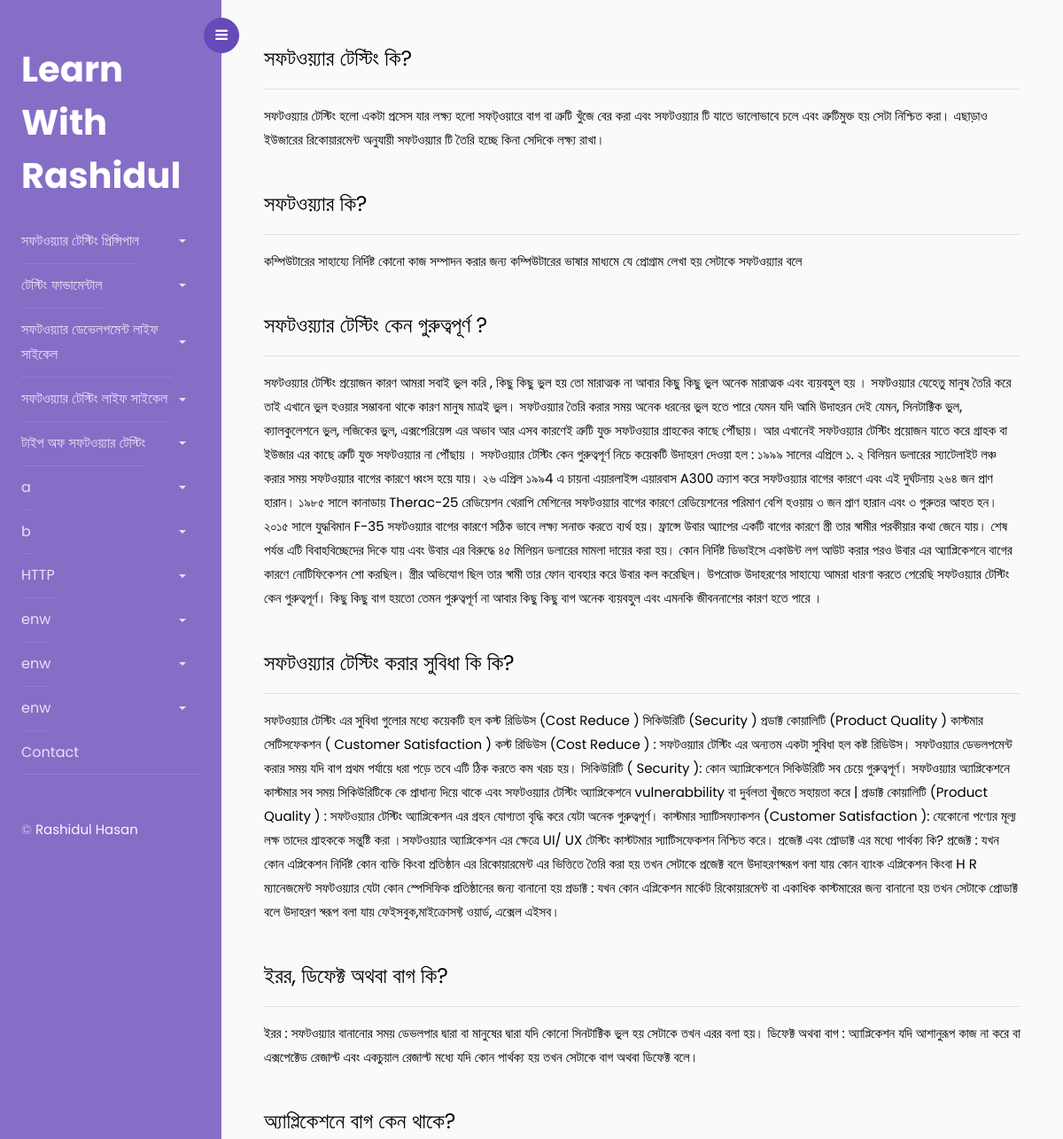
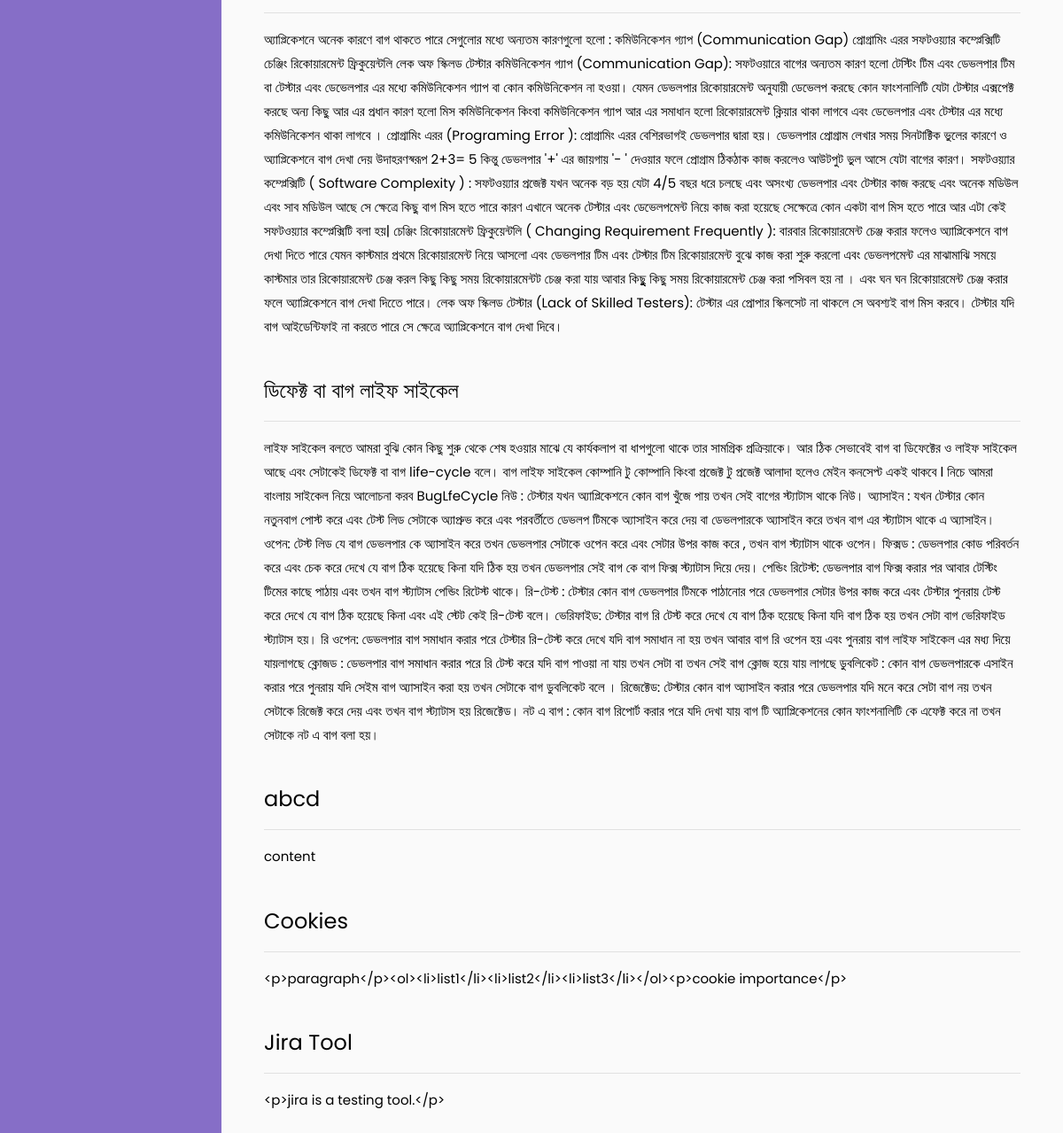
The page / on the database its author committed (2 pictures, top to bottom).
### Blog/models.py (models this page shows)
class Topic(models.Model):
    subject = models.ForeignKey(
        Subject, on_delete=models.CASCADE, default=1)
    title = models.CharField(max_length=250, blank=False)
    def __str__(self):
        return self.title
    def get_absolute_url(self):
        return reverse("Topic_view", kwargs={"topic_id": self.id})

class Content(models.Model):
    topic = models.ForeignKey(Topic, on_delete=models.CASCADE)
    subject = models.ForeignKey(Subject, on_delete=models.CASCADE)
    sub_title = models.CharField(max_length=250, blank=False)
    content = models.TextField(max_length=5000, blank=False)
    published_date = models.DateField(auto_now=True)
    def __str__(self):
        return self.sub_title
    def get_absolute_url(self):
        return reverse("blog", kwargs={"blog_id": self.id})

### Blog/views.py (the view)
# urls.py: 2. Add a URL to urlpatterns:  path('', Home.as_view(), name='home')
def Home(request):
    title = []
    sub_title = []
    for item in Topic.objects.all():
        title.append(item)
        sub_title.append(Content.objects.filter(topic__title=item))
    context = {
        'Contents': Content.objects.all(),
        'titles': title,
        'sub_titles': sub_title,
    }
    return render(request, 'Blog/index.html', context)

### Blog/templatetags/index.py (called while the page is built)
@register.filter
def index(list, index):
    return list[index]

### Blog/templates/Blog/index.html (shortened to what this page needs)
{% extends './base.html' %}
{% load index %}
{% block content %}
<div class="wrapper d-flex align-items-stretch">
{% include './nav.html' %}
  <div id="content" class="p-4 p-md-5 pt-5">
    {% for Content in Contents %}
    <div data-aos="fade-right" id="whatistesting">
      <h4>{{Content.sub_title}}</h4>
        <hr />
          <p>{{Content.content}}</p>
        <br />
    </div>
    {% endfor %}
  </div>
</div>
{% endblock content %}

### Blog/templates/Blog/base.html (shortened to what this page needs)
{% load static %}
<!DOCTYPE html>
<html lang="en">
  <head>
    <link
      rel="stylesheet"
      href="https://stackpath.bootstrapcdn.com/font-awesome/4.7.0/css/font-awesome.min.css"
    />
    <link href="https://unpkg.com/aos@2.3.1/dist/aos.css" rel="stylesheet" />
    <link rel="stylesheet" href="{% static 'Blog/css/style.css' %}" />
    <link rel="stylesheet" href="{% static 'Blog/css/App.css' %}" />
  </head>
  <body>
    {% block content %} {% endblock content %}
  </body>
</html>

### Blog/templates/Blog/nav.html (shortened to what this page needs)
{% load index %} {% block content %}
<nav id="sidebar">
  <div class="custom-menu">
    <button type="button" id="sidebarCollapse" class="btn btn-primary">
      <i class="fa fa-bars"></i>
    </button>
  </div>
  <div class="p-4 pt-5">
    <h1><a href="index.html" class="logo">Learn With Rashidul</a></h1>
    <ul class="list-unstyled components mb-5" id="component2">
      {% for title in titles %}
      <li style="display: flex; justify-content: space-between">
        <a href="{{title.get_absolute_url}}" style="display: inline"
          >{{title}}</a
        >
      </li>
      {% endfor %}
      <li>
        <a href="#">Contact</a>
      </li>
    </ul>
    <div class="footer">
      <p>
        &copy;
        <a target="_blank" class="text-light" href="https://rashidulhasan.me/"
          >Rashidul Hasan</a
        >
      </p>
    </div>
  </div>
</nav>
{% endblock content %}

### rows shown on the page
Topic: title "সফটওয়্যার টেস্টিং প্রিন্সিপাল"
Topic: title "টেস্টিং ফান্ডামেন্টাল"
Topic: title "সফটওয়্যার ডেভেলপমেন্ট লাইফ সাইকেল"
Topic: title "সফটওয়্যার টেস্টিং লাইফ সাইকেল"
Topic: title "টাইপ অফ সফটওয়্যার টেস্টিং"
Topic: title "a"
Topic: title "b"
Topic: title "HTTP"
Topic: title "enw"
Topic: title "enw"
Topic: title "enw"
Content: sub_title "সফটওয়্যার টেস্টিং কি?", content "সফটওয়্যার টেস্টিং হলো একটা প্রসেস যার লক্ষ্য হলো সফট্ওয়ারে বাগ বা ত্রুটি খুঁজে বের করা এবং সফটওয়্যার টি যাতে ভালোভাবে চলে এবং ত্রুটিমুক্ত হয় সেটা নিশ্চিত করা। এছাড়াও ইউজারের রিকোয়ারমেন্ট অনুযায়ী সফটওয়্যার টি তৈরি হচ্ছে কিনা সেদিকে লক্ষ্য রাখা।"
Content: sub_title "সফটওয়্যার কি?", content "কম্পিউটারের সাহায্যে নির্দিষ্ট কোনো কাজ সম্পাদন করার জন্য কম্পিউটারের ভাষার মাধ্যমে যে প্রোগ্রাম লেখা হয় সেটাকে সফটওয়্যার বলে"
Content: sub_title "সফটওয়্যার টেস্টিং কেন গুরুত্বপূর্ণ ?", content "সফটওয়্যার টেস্টিং প্রয়োজন কারণ আমরা সবাই ভুল করি , কিছু কিছু ভুল হয় তো মারাত্মক না আবার কিছু কিছু ভুল অনেক মারাত্মক এবং ব্যয়বহুল হয় । সফটওয়্যার যেহেতু মানুষ তৈরি করে তাই এখানে ভুল হওয়ার সম্ভাবনা থাকে কারণ মানুষ মাত্রই ভুল। সফটওয়্যার তৈরি করার সময় অনেক ধরনের ভুল হতে পারে যেমন যদি আমি উদাহরন দেই যেমন, সিনটাক্টিক ভুল, ক্যালকুলেশনে ভুল, লজিকের ভুল, এক্সপেরিয়েন্স এর অভাব আর এসব কারণেই ত্রুটি যুক্ত সফটওয়্যার গ্রাহকের কাছে পৌঁছায়। আর এখানেই সফটওয়্যার টেস্টিং প্রয়োজন যাতে করে গ্রাহক বা ইউজার এর কাছে ত্রুটি যুক্ত সফটওয়্যার না পৌঁছায় । সফটওয়্যার টেস্টিং কেন গুরুত্বপূর্ণ নিচে কয়েকটি উদাহরণ দেওয়া হল : ১৯৯৯ সালের এপ্রিলে ১. ২ বিলিয়ন ডলারের স্যাটেলাইট লঞ্চ করার সময় সফটওয়্যার বাগের…"
Content: sub_title "সফটওয়্যার টেস্টিং করার সুবিধা কি কি?", content "সফটওয়্যার টেস্টিং এর সুবিধা গুলোর মধ্যে কয়েকটি হল কস্ট রিডিউস (Cost Reduce ) সিকিউরিটি (Security ) প্রডাক্ট কোয়ালিটি (Product Quality ) কাস্টমার সেটিসফেকশন ( Customer Satisfaction ) কস্ট রিডিউস (Cost Reduce ) : সফটওয়্যার টেস্টিং এর অন্যতম একটা সুবিধা হল কষ্ট রিডিউস। সফটওয়্যার ডেভলপমেন্ট করার সময় যদি বাগ প্রথম পর্যায়ে ধরা পড়ে তবে এটি ঠিক করতে কম খরচ হয়। সিকিউরিটি ( Security ): কোন অ্যাপ্লিকেশনে সিকিউরিটি সব চেয়ে গুরুত্বপূর্ণ। সফটওয়্যার অ্যাপ্লিকেশনে কাস্টমার সব সময় সিকিউরিটিকে কে প্রাধান্য দিয়ে থাকে এবং সফটওয়্যার টেস্টিং অ্যাপ্লিকেশনে vulnerabbility বা দুর্বলতা খুঁজতে সহায়তা করে | প্রডাক্ট কোয়ালিটি (Product Quality ) : সফটওয়্যার টেস্টিং অ্যাপ্লিকেশন এর গ্রহন যোগ্যতা বৃদ্ধি করে…"
Content: sub_title "ইরর, ডিফেক্ট অথবা বাগ কি?", content "ইরর : সফটওয়্যার বানানোর সময় ডেভলপার দ্বারা বা মানুষের দ্বারা যদি কোনো সিনটাক্টিক ভুল হয় সেটাকে তখন এরর বলা হয়। ডিফেক্ট অথবা বাগ : অ্যাপ্লিকেশন যদি আশানুরূপ কাজ না করে বা এক্সপেক্টেড রেজাল্ট এবং একচুয়াল রেজাল্ট মধ্যে যদি কোন পার্থক্য হয় তখন সেটাকে বাগ অথবা ডিফেক্ট বলে।"
Content: sub_title "অ্যাপ্লিকেশনে বাগ কেন থাকে?", content "অ্যাপ্লিকেশনে অনেক কারণে বাগ থাকতে পারে সেগুলোর মধ্যে অন্যতম কারণগুলো হলো : কমিউনিকেশন গ্যাপ (Communication Gap) প্রোগ্রামিং এরর সফটওয়্যার কম্প্লেক্সিটি চেঞ্জিং রিকোয়ারমেন্ট ফ্রিকুয়েন্টলি লেক অফ স্কিলড টেস্টার কমিউনিকেশন গ্যাপ (Communication Gap): সফটওয়ারে বাগের অন্যতম কারণ হলো টেস্টিং টিম এবং ডেভলপার টিম বা টেস্টার এবং ডেভেলপার এর মধ্যে কমিউনিকেশন গ্যাপ বা কোন কমিউনিকেশন না হওয়া। যেমন ডেভলপার রিকোয়ারমেন্ট অনুযায়ী ডেভেলপ করছে কোন ফাংশনালিটি যেটা টেস্টার এক্সপেক্ট করছে অন্য কিছু আর এর প্রধান কারণ হলো মিস কমিউনিকেশন কিংবা কমিউনিকেশন গ্যাপ আর এর সমাধান হলো রিকোয়ারমেন্ট ক্লিয়ার থাকা লাগবে এবং ডেভেলপার এবং টেস্টার এর মধ্যে কমিউনিকেশন থাকা লাগবে । প্রোগ্রামিং এরর (Programing Error ):…"
Content: sub_title "ডিফেক্ট বা বাগ লাইফ সাইকেল", content "লাইফ সাইকেল বলতে আমরা বুঝি কোন কিছু শুরু থেকে শেষ হওয়ার মাঝে যে কার্যকলাপ বা ধাপগুলো থাকে তার সামগ্রিক প্রক্রিয়াকে। আর ঠিক সেভাবেই বাগ বা ডিফেক্টের ও লাইফ সাইকেল আছে এবং সেটাকেই ডিফেক্ট বা বাগ life-cycle বলে। বাগ লাইফ সাইকেল কোম্পানি টু কোম্পানি কিংবা প্রজেক্ট টু প্রজেক্ট আলাদা হলেও মেইন কনসেপ্ট একই থাকবে l নিচে আমরা বাংলায় সাইকেল নিয়ে আলোচনা করব BugLfeCycle নিউ : টেস্টার যখন অ্যাপ্লিকেশনে কোন বাগ খুঁজে পায় তখন সেই বাগের স্ট্যাটাস থাকে নিউ। অ্যাসাইন : যখন টেস্টার কোন নতুনবাগ পোস্ট করে এবং টেস্ট লিড সেটাকে অ্যাপ্রুভ করে এবং পরবর্তীতে ডেভলপ টিমকে অ্যাসাইন করে দেয় বা ডেভলপারকে অ্যাসাইন করে তখন বাগ এর স্ট্যাটাস থাকে এ অ্যাসাইন। ওপেন: টেস্ট লিড যে বাগ ডেভলপার কে অ্যাসাইন করে তখন ডেভলপার…"
Content: sub_title "abcd", content "content"
Content: sub_title "Cookies", content "<p>paragraph</p><ol><li>list1</li><li>list2</li><li>list3</li></ol><p>cookie importance</p>"
Content: sub_title "Jira Tool", content "<p>jira is a testing tool.</p>"
